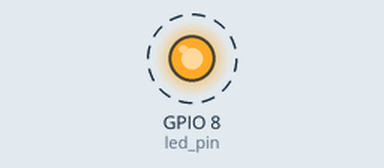
Simulated run of this program. Board: ESP32 board running MicroPython. Parts: output pins drawn as LEDs (lit = HIGH). Dashed ring = blinking. What the program prints to the serial console is not drawn.

Above: at 0.5 s.
Timing chart, 0 to 4.6 s (numbered marks = the images above):
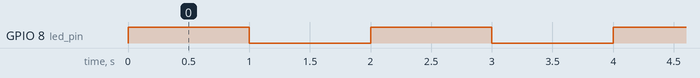

Measured:
- by itself, GPIO 8 (led_pin): alternates HIGH for 1.0 s and LOW for 1.0 s

The program:

led_blink_sir.py
```python
import machine
import time

led_pin = machine.Pin(8,machine.Pin.OUT)

while True:
    try:
        led_pin.value(1)
        print("LED IS ON")
        time.sleep(1)
        led_pin(0)
        print("LED IS OF")
        time.sleep(1)
    except KeyboardInterrupt:
     exit
     print("EXIT")
            
```
